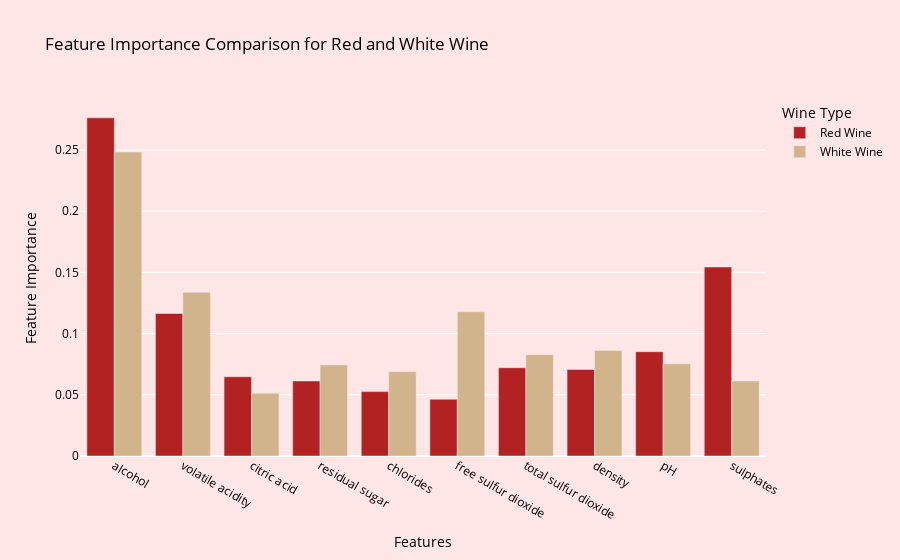

The notebook cell saved with this chart:
### Code cell
import pandas as pd 
from sklearn.model_selection import train_test_split
from sklearn.tree import DecisionTreeRegressor
import plotly.express as px

# defining features (predictors) and target variable 
features = ['alcohol', 'volatile acidity', 'citric acid', 'residual sugar', 
            'chlorides', 'free sulfur dioxide', 'total sulfur dioxide', 
            'density', 'pH', 'sulphates']

# separating features and target for each wine type
X_red = red_wine[features]
y_red = red_wine['quality']
X_white = white_wine[features]
y_white = white_wine['quality']

# training separate models for red and white wine to get feature importances
tree_red = DecisionTreeRegressor(random_state=42) # initializing models
tree_red.fit(X_red, y_red) # training red wine model on red wine data
feature_importances_red = pd.Series(tree_red.feature_importances_, index=features) # providing importance of each feature in predicting wine quality

tree_white = DecisionTreeRegressor(random_state=42)
tree_white.fit(X_white, y_white)
feature_importances_white = pd.Series(tree_white.feature_importances_, index=features)

# combinig both feature importances into a dataframe for plotting
feature_importances_df = pd.DataFrame({
    'Feature': features,
    'Red Wine': feature_importances_red,
    'White Wine': feature_importances_white
}).melt(id_vars='Feature', var_name='Wine Type', value_name='Importance') # converting df from wide to long using 'melt'

# custom colors
color = {"Red Wine": "#B22222", "White Wine": "#D2B48C"}  
background = "#ffe6e6"

# using 'px.bar' API to create interactive bar chart
fig = px.bar(
    feature_importances_df,
    x='Feature', # setting x-axis to feature 
    y='Importance', # setting y-axis to importance values
    color='Wine Type', # coloring bars by wine type
    barmode='group',  # grouping bars side by side for comparison
    title="Feature Importance Comparison for Red and White Wine", 
    labels={'Importance': 'Feature Importance', 'Feature': 'Features'},
    color_discrete_map=color
)

# chart background color + text color
fig.update_layout(
    plot_bgcolor=background,  
    paper_bgcolor=background,
    font=dict(color="black")
)

fig.show()


fig.write_html('feature_quality.html')

### Figure 1 — Plotly figure (JSON) as saved in the notebook; plotly's stock layout.template omitted (floating-point values rounded to 4 significant figures)
{"data": [{"alignmentgroup": "True", "hovertemplate": "Wine Type=Red Wine<br>Features=%{x}<br>Feature Importance=%{y}<extra></extra>", "legendgroup": "Red Wine", "marker": {"color": "#B22222", "pattern": {"shape": ""}}, "name": "Red Wine", "offsetgroup": "Red Wine", "orientation": "v", "showlegend": true, "textposition": "auto", "type": "bar", "x": ["alcohol", "volatile acidity", "citric acid", "residual sugar", "chlorides", "free sulfur dioxide", "total sulfur dioxide", "density", "pH", "sulphates"], "xaxis": "x", "y": [0.2762, 0.1164, 0.06472, 0.06131, 0.05263, 0.04632, 0.07212, 0.07065, 0.08521, 0.1544], "yaxis": "y"}, {"alignmentgroup": "True", "hovertemplate": "Wine Type=White Wine<br>Features=%{x}<br>Feature Importance=%{y}<extra></extra>", "legendgroup": "White Wine", "marker": {"color": "#D2B48C", "pattern": {"shape": ""}}, "name": "White Wine", "offsetgroup": "White Wine", "orientation": "v", "showlegend": true, "textposition": "auto", "type": "bar", "x": ["alcohol", "volatile acidity", "citric acid", "residual sugar", "chlorides", "free sulfur dioxide", "total sulfur dioxide", "density", "pH", "sulphates"], "xaxis": "x", "y": [0.2483, 0.1337, 0.05125, 0.07441, 0.06888, 0.1179, 0.08273, 0.08624, 0.07528, 0.06131], "yaxis": "y"}], "layout": {"barmode": "group", "font": {"color": "black"}, "legend": {"title": {"text": "Wine Type"}, "tracegroupgap": 0}, "paper_bgcolor": "#ffe6e6", "plot_bgcolor": "#ffe6e6", "title": {"text": "Feature Importance Comparison for Red and White Wine"}, "xaxis": {"anchor": "y", "domain": [0, 1], "title": {"text": "Features"}}, "yaxis": {"anchor": "x", "domain": [0, 1], "title": {"text": "Feature Importance"}}}}
